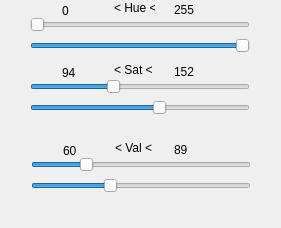
      <widget class="QWidget" name="black_page">
       <property name="geometry">
        <rect>
         <x>0</x>
         <y>0</y>
         <width>281</width>
         <height>228</height>
        </rect>
       </property>
       <attribute name="label">
        <string>Black</string>
       </attribute>
       <widget class="QSlider" name="black_min_val_slider">
        <property name="geometry">
         <rect>
          <x>31</x>
          <y>150</y>
          <width>220</width>
          <height>29</height>
         </rect>
        </property>
        <property name="maximum">
         <number>255</number>
        </property>
        <property name="value">
         <number>60</number>
        </property>
        <property name="orientation">
         <enum>Qt::Horizontal</enum>
        </property>
       </widget>
       <widget class="QSlider" name="black_max_val_slider">
        <property name="geometry">
         <rect>
          <x>31</x>
          <y>171</y>
          <width>220</width>
          <height>29</height>
         </rect>
        </property>
        <property name="maximum">
         <number>255</number>
        </property>
        <property name="value">
         <number>89</number>
        </property>
        <property name="orientation">
         <enum>Qt::Horizontal</enum>
        </property>
       </widget>
       <widget class="QLabel" name="black_val_label">
        <property name="geometry">
         <rect>
          <x>115</x>
          <y>140</y>
          <width>41</width>
          <height>17</height>
         </rect>
        </property>
        <property name="text">
         <string>&lt; Val &lt;</string>
        </property>
       </widget>
       <widget class="QLabel" name="black_min_hue_label">
        <property name="geometry">
         <rect>
          <x>62</x>
          <y>2</y>
          <width>41</width>
          <height>17</height>
         </rect>
        </property>
        <property name="text">
         <string>0</string>
        </property>
       </widget>
       <widget class="QSlider" name="black_max_hue_slider">
        <property name="geometry">
         <rect>
          <x>30</x>
          <y>31</y>
          <width>220</width>
          <height>29</height>
         </rect>
        </property>
        <property name="maximum">
         <number>180</number>
        </property>
        <property name="value">
         <number>180</number>
        </property>
        <property name="orientation">
         <enum>Qt::Horizontal</enum>
        </property>
       </widget>
       <widget class="QLabel" name="black_hue_label">
        <property name="geometry">
         <rect>
          <x>114</x>
          <y>0</y>
          <width>41</width>
          <height>17</height>
         </rect>
        </property>
        <property name="text">
         <string>&lt; Hue &lt;</string>
        </property>
       </widget>
       <widget class="QLabel" name="black_max_sat_label">
        <property name="geometry">
         <rect>
          <x>174</x>
          <y>63</y>
          <width>41</width>
          <height>17</height>
         </rect>
        </property>
        <property name="text">
         <string>152</string>
        </property>
       </widget>
       <widget class="QSlider" name="black_max_sat_slider">
        <property name="geometry">
         <rect>
          <x>30</x>
          <y>93</y>
          <width>220</width>
          <height>29</height>
         </rect>
        </property>
        <property name="maximum">
         <number>255</number>
        </property>
        <property name="value">
         <number>152</number>
        </property>
        <property name="orientation">
         <enum>Qt::Horizontal</enum>
        </property>
       </widget>
       <widget class="QLabel" name="black_min_sat_label">
        <property name="geometry">
         <rect>
          <x>62</x>
          <y>64</y>
          <width>41</width>
          <height>17</height>
         </rect>
        </property>
        <property name="text">
         <string>94</string>
        </property>
       </widget>
       <widget class="QLabel" name="black_sat_label">
        <property name="geometry">
         <rect>
          <x>114</x>
          <y>62</y>
          <width>41</width>
          <height>17</height>
         </rect>
        </property>
        <property name="text">
         <string>&lt; Sat &lt;</string>
        </property>
       </widget>
       <widget class="QLabel" name="black_max_hue_label">
        <property name="geometry">
         <rect>
          <x>174</x>
          <y>1</y>
          <width>41</width>
          <height>17</height>
         </rect>
        </property>
        <property name="text">
         <string>255</string>
        </property>
       </widget>
       <widget class="QLabel" name="black_max_val_label">
        <property name="geometry">
         <rect>
          <x>174</x>
          <y>141</y>
          <width>41</width>
          <height>17</height>
         </rect>
        </property>
        <property name="text">
         <string>89</string>
        </property>
       </widget>
       <widget class="QSlider" name="black_min_sat_slider">
        <property name="geometry">
         <rect>
          <x>30</x>
          <y>72</y>
          <width>220</width>
          <height>29</height>
         </rect>
        </property>
        <property name="maximum">
         <number>255</number>
        </property>
        <property name="value">
         <number>94</number>
        </property>
        <property name="orientation">
         <enum>Qt::Horizontal</enum>
        </property>
       </widget>
       <widget class="QLabel" name="black_min_val_label">
        <property name="geometry">
         <rect>
          <x>63</x>
          <y>142</y>
          <width>41</width>
          <height>17</height>
         </rect>
        </property>
        <property name="text">
         <string>60</string>
        </property>
       </widget>
       <widget class="QSlider" name="black_min_hue_slider">
        <property name="geometry">
         <rect>
          <x>30</x>
          <y>10</y>
          <width>220</width>
          <height>29</height>
         </rect>
        </property>
        <property name="maximum">
         <number>180</number>
        </property>
        <property name="orientation">
         <enum>Qt::Horizontal</enum>
        </property>
       </widget>
      </widget>
